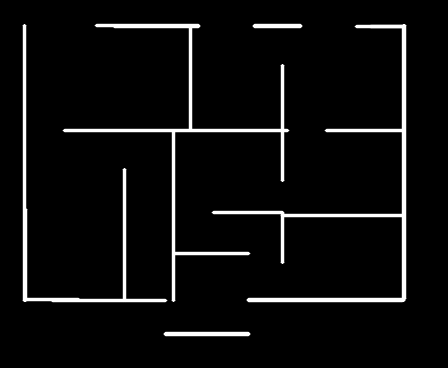
#> input picture backend/clean_walls.png, 448 x 368 px
$ python -i window_test.py   (imports and definitions only)
#> lines starting #> are read from the running program, lines starting #| are printed output that depends on the picture; after the words box and inside, x2 and y2 are one past the last pixel; in counts of white or black regions, pixels touching at a corner belong together
### backend/t.py
import cv2
import numpy as np

def detect_walls(image_path):
    img = cv2.imread(image_path)
    gray = cv2.cvtColor(img, cv2.COLOR_BGR2GRAY)
    # Using a threshold that captures thick wall lines
    _, mask = cv2.threshold(gray, 50, 255, cv2.THRESH_BINARY_INV)
    kernel = np.ones((3,3), np.uint8)
    mask = cv2.morphologyEx(mask, cv2.MORPH_CLOSE, kernel)
    mask = cv2.morphologyEx(mask, cv2.MORPH_OPEN, kernel)
    cv2.imshow("debug_walls", mask)  # Debug: save wall mask
    return mask


# [64 lines left out: function detect_gates, not called in this run]

import cv2
import numpy as np
import math

# [100 lines left out: functions detect_gates_robust, manual_skeletonize, find_furthest_points, not called in this run]

def distance_to_nearest_wall(point, wall_mask):
    dist_map = cv2.distanceTransform(cv2.bitwise_not(wall_mask), cv2.DIST_L2, 3)
    return dist_map[int(point[1]), int(point[0])]
# [68 lines left out: function detect_windows_json, not called in this run]

def classify_details(image_path='test/F3.png'):
    original = cv2.imread(image_path)
    if original is None:
        print(f"Error: Could not load image at {image_path}")
        return

    # 1. IMPORTANT: Use the functions that return MASKS (images) for visualization
    wall_mask = detect_walls(image_path)
    gate_mask = detect_gates(image_path)
    # Ensure this is the function that returns a MASK, not the JSON list
    window_mask = detect_windows_json(image_path)

    # 2. Check if any mask is None before proceeding
    if wall_mask is None or gate_mask is None or window_mask is None:
        print("Error: One of the detection functions returned None instead of an image.")
        return

    output = original.copy()

    # 3. Visualization loop
    detections = [
        (wall_mask, (255, 0, 0), "WALL"),      # Blue
        (gate_mask, (0, 255, 0), "GATE"),      # Green
        (window_mask, (0, 0, 255), "WINDOW")   # Red
    ]

    for mask, color, label in detections:
        # Check if 'mask' is a valid numpy array (image)
        if not isinstance(mask, np.ndarray):
            print(f"Error: {label} mask is a {type(mask)}, expected a numpy array.")
            continue

        cnts, _ = cv2.findContours(mask, cv2.RETR_EXTERNAL, cv2.CHAIN_APPROX_SIMPLE)

        for c in cnts:
            if cv2.contourArea(c) < 5: continue
            cv2.drawContours(output, [c], -1, color, 2)
            x, y, w, h = cv2.boundingRect(c)
            cv2.putText(output, label, (x, y - 5),
                        cv2.FONT_HERSHEY_SIMPLEX, 0.4, color, 1)

    cv2.imshow("Classified Floor Plan", output)
    cv2.waitKey(0)
    cv2.destroyAllWindows()
# Run the classifier
classify_details('test/F3.png')

### backend/window_test.py
import cv2
import numpy as np
import json

from t import detect_walls

def detect_windows_by_shape(image_path):
    """Your confirmed working detection logic"""
#> called with image_path = 'clean_walls.png'
    img = cv2.imread(image_path)
#> img is the input picture: shape (368, 448, 3); min 0, max 255, mean 13.2
    gray = cv2.cvtColor(img, cv2.COLOR_BGR2GRAY)
    _, binary = cv2.threshold(gray, 200, 255, cv2.THRESH_BINARY_INV)
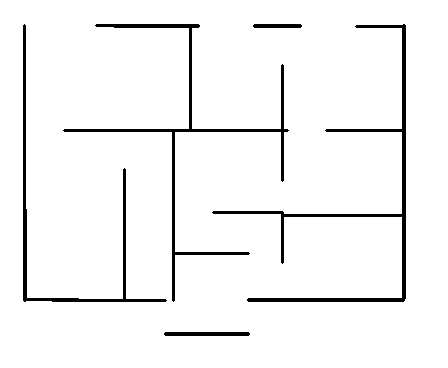
#> binary: shape (368, 448); 95.4% white; 5 black regions, box (x1, y1, x2, y2) and area: (212, 24, 406, 302) 2807, (63, 24, 289, 302) 2446, (23, 24, 167, 302) 1759, (164, 332, 250, 336) 340, (253, 24, 302, 28) 192

    vertical_kernel = cv2.getStructuringElement(cv2.MORPH_RECT, (1, 20))
    horizontal_kernel = cv2.getStructuringElement(cv2.MORPH_RECT, (20, 1))

    vertical_lines = cv2.morphologyEx(binary, cv2.MORPH_OPEN, vertical_kernel)
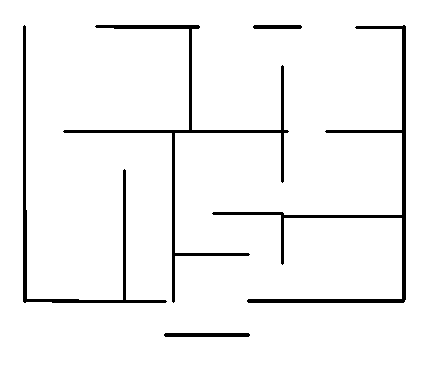
#> vertical_lines: shape (368, 448); 95.4% white; 5 black regions, box (x1, y1, x2, y2) and area: (212, 25, 406, 303) 2807, (63, 25, 289, 303) 2446, (23, 25, 167, 303) 1759, (164, 333, 250, 337) 340, (253, 25, 302, 29) 192
    horizontal_lines = cv2.morphologyEx(binary, cv2.MORPH_OPEN, horizontal_kernel)
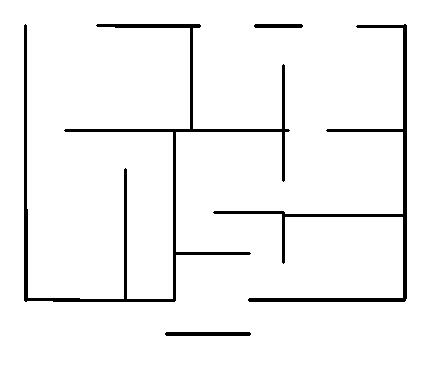
#> horizontal_lines: shape (368, 448); 95.4% white; 4 black regions, box (x1, y1, x2, y2) and area: (24, 24, 290, 302) 4223, (213, 24, 407, 302) 2807, (165, 332, 251, 336) 340, (254, 24, 303, 28) 192

    # Assuming detect_walls is available in your script
    thick_mask = detect_walls(image_path)
#> in detect_walls, `_, mask = cv2.threshold(gray, 50, 255, cv2.THRESH_BINARY_INV)`:
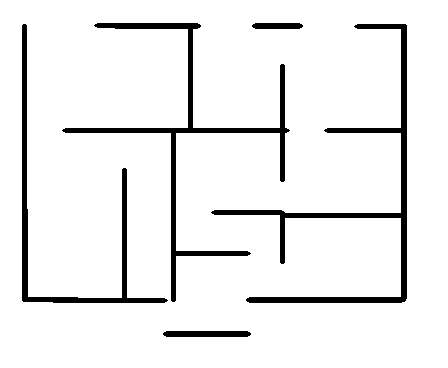
#> mask: shape (368, 448); 92.7% white; 5 black regions, box (x1, y1, x2, y2) and area: (211, 24, 407, 303) 4371, (62, 23, 290, 302) 3995, (22, 24, 168, 303) 2845, (163, 331, 251, 337) 512, (252, 23, 303, 29) 290
#> in detect_walls, `mask = cv2.morphologyEx(mask, cv2.MORPH_CLOSE, kernel)`: mask: shape (368, 448); 92.7% white; 5 black regions, box (x1, y1, x2, y2) and area: (212, 24, 407, 303) 4366, (63, 23, 289, 302) 3989, (22, 24, 167, 303) 2844, (164, 331, 250, 337) 508, (253, 23, 302, 29) 286
    thick_mask_fat = cv2.dilate(thick_mask, np.ones((3,3), np.uint8), iterations=1)
#> thick_mask_fat: shape (368, 448); 95.5% white; 5 black regions, box (x1, y1, x2, y2) and area: (213, 25, 406, 302) 2772, (64, 24, 288, 301) 2409, (23, 25, 166, 302) 1740, (165, 332, 249, 336) 328, (254, 24, 301, 28) 180

    thin_v = cv2.subtract(vertical_lines, thick_mask_fat)
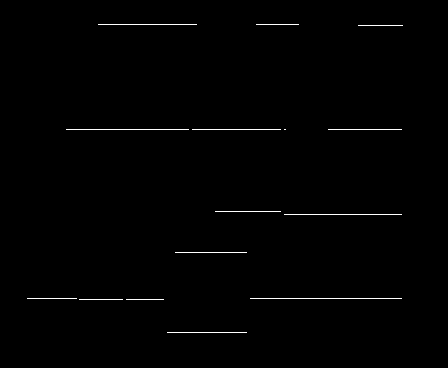
#> thin_v: shape (368, 448); 0.66% white in thin lines or dots, all inside (x1, y1, x2, y2) = (27, 24, 403, 333)
    thin_h = cv2.subtract(horizontal_lines, thick_mask_fat)
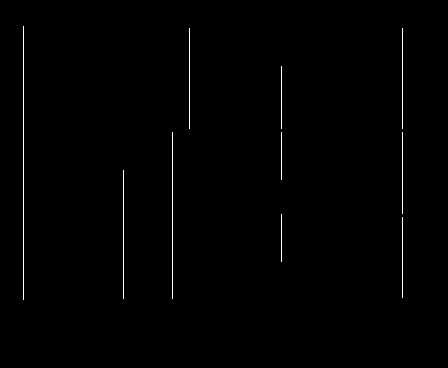
#> thin_h: shape (368, 448); 0.66% white in thin lines or dots, all inside (x1, y1, x2, y2) = (23, 26, 403, 300)
    thin_lines = cv2.bitwise_or(thin_v, thin_h)
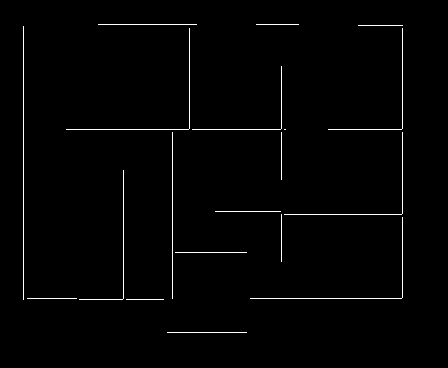
#> thin_lines: shape (368, 448); 1.3% white in thin lines or dots, all inside (x1, y1, x2, y2) = (23, 24, 403, 333)

    return cv2.morphologyEx(thin_lines, cv2.MORPH_OPEN, np.ones((2,2), np.uint8))
#> returned value: shape (368, 448); every value is 0

def get_windows_json(image_path):
    # 1. Get the high-quality mask from your shape-detection function
    win_pixels = detect_windows_by_shape(image_path)

    # 2. VECTORIZE (Convert pixels to mathematical lines)
    # minLineLength=15 catches short windows; maxLineGap=10 connects fragments
    lines = cv2.HoughLinesP(win_pixels, 1, np.pi/180, 15, minLineLength=15, maxLineGap=10)
#> lines = None

    raw_windows = []
    if lines is not None:
        raw_windows = [l[0] for l in lines]

    # 3. MERGE LOGIC (Fixes the "Double Detection" bug)
    merged_windows = []
    while len(raw_windows) > 0:
        l1 = raw_windows.pop(0)
        x1, y1, x2, y2 = l1
        is_h = abs(y1 - y2) < abs(x1 - x2)

        # Snap to 90 degrees for clean JSON
        if is_h: y2 = y1
        else: x2 = x1

        keep = True
        for i in range(len(merged_windows)):
            mx1, my1, mx2, my2 = merged_windows[i]
            m_is_h = abs(my1 - my2) < abs(mx1 - mx2)

            if is_h == m_is_h:
                # Calculate distance between parallel segments
                dist = abs(y1 - my1) if is_h else abs(x1 - mx1)

                # If they are very close (less than 10px), they are the same window
                if dist < 10:
                    # Check for overlap/proximity
                    if is_h:
                        if max(x1, x2) >= min(mx1, mx2) - 10 and min(x1, x2) <= max(mx1, mx2) + 10:
                            merged_windows[i] = [min(x1, x2, mx1, mx2), my1, max(x1, x2, mx1, mx2), my1]
                            keep = False; break
                    else:
                        if max(y1, y2) >= min(my1, my2) - 10 and min(y1, y2) <= max(my1, my2) + 10:
                            merged_windows[i] = [mx1, min(y1, y2, my1, my2), mx1, max(y1, y2, my1, my2)]
                            keep = False; break

        if keep:
            merged_windows.append([x1, y1, x2, y2])

    # 4. FORMAT FOR JSON
    windows_json = []
    for idx, win in enumerate(merged_windows):
        x1, y1, x2, y2 = win
        windows_json.append({
            "id": f"window_{idx + 1}",
            "start": {"x": int(x1), "y": int(y1)},
            "end": {"x": int(x2), "y": int(y2)},
            "width": int(np.sqrt((x1-x2)**2 + (y1-y2)**2))
        })

    return windows_json

>>> result = get_windows_json('clean_walls.png')
